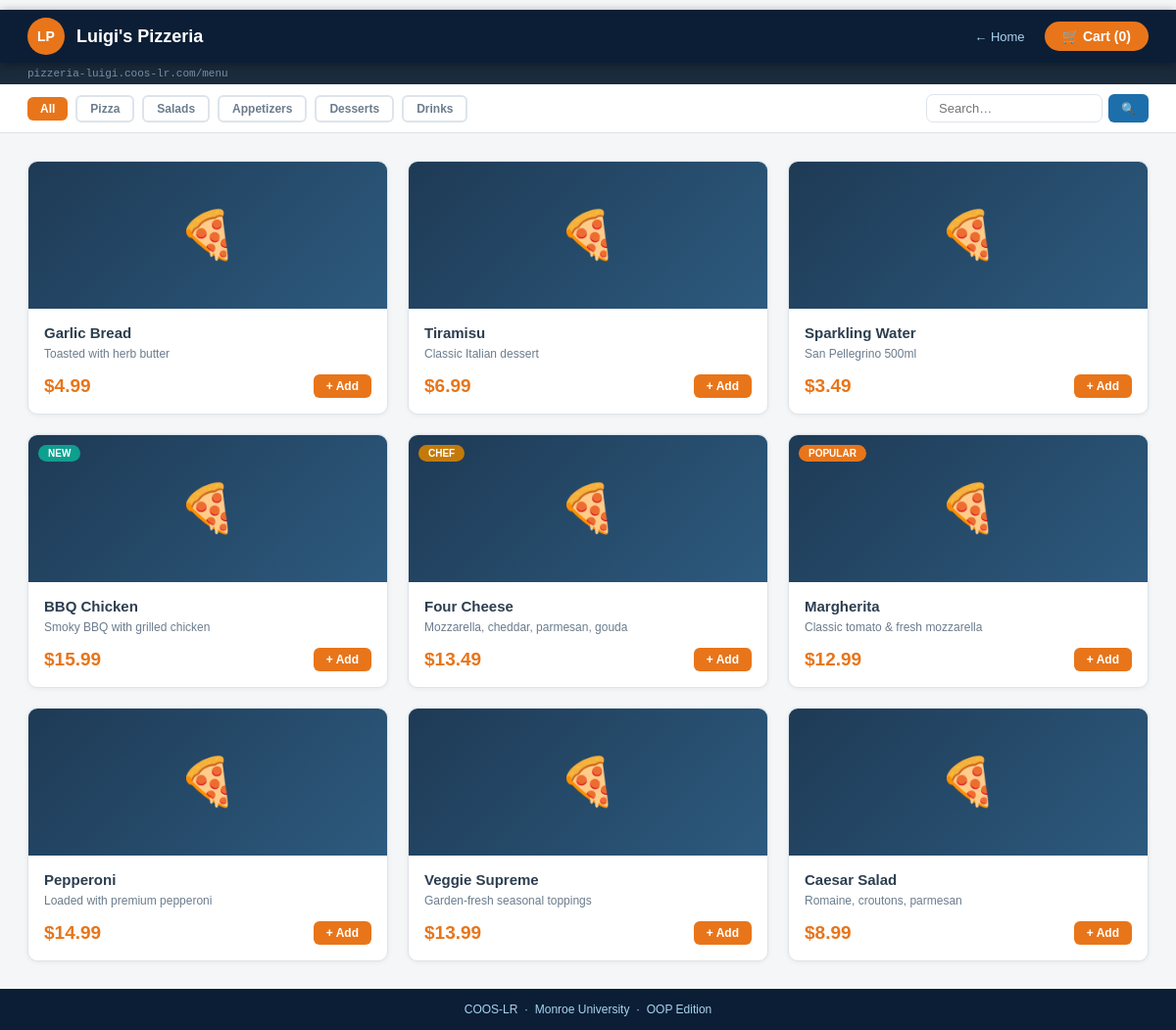
/order/pizzeria-luigi, run on the app's committed database.
### coos_lr_oopv.py (models this page shows, shortened)
class TenantBranding(db.Model):
    __tablename__ = 'tenant_branding'
    tenant_id = db.Column(db.Integer, db.ForeignKey('tenants.tenant_id'), primary_key=True)
    primary_color = db.Column(db.String, default='#E8751A', nullable=False)
    secondary_color = db.Column(db.String, default='#0E9F8E', nullable=False)
    logo_text = db.Column(db.String, default='LP', nullable=False)

class Tenant(db.Model):
    __tablename__ = 'tenants'
    tenant_id = db.Column(db.Integer, primary_key=True)
    name = db.Column(db.String, nullable=False)
    subdomain = db.Column(db.String, unique=True, nullable=False)
    owner_name = db.Column(db.String, nullable=False)
    phone = db.Column(db.String)
    address = db.Column(db.String)
    is_active = db.Column(db.Integer, default=1, nullable=False)
    branding = db.relationship('TenantBranding', backref='tenant', uselist=False, cascade="all, delete-orphan")
    menu_items = db.relationship('MenuItem', backref='tenant', lazy=True)
    orders = db.relationship('Order', backref='tenant', lazy=True)
    @staticmethod
    def get_by_subdomain(sub): return Tenant.query.filter_by(subdomain=sub, is_active=1).first()
    def get_branding(self): return self.branding
    def get_menu(self, category="All", search=""):
        q = MenuItem.query.filter_by(tenant_id=self.tenant_id, is_available=1)
        if category != "All": q = q.filter_by(category=category)
        if search: q = q.filter(MenuItem.name.ilike(f"%{search}%"))
        return q.order_by(MenuItem.category, MenuItem.name).all()
    def get_categories(self):
        items = MenuItem.query.with_entities(MenuItem.category).filter_by(tenant_id=self.tenant_id, is_available=1).distinct().all()
        return [{"category": i[0]} for i in items]

class MenuItem(db.Model):
    __tablename__ = 'menu_items'
    item_id = db.Column(db.Integer, primary_key=True)
    tenant_id = db.Column(db.Integer, db.ForeignKey('tenants.tenant_id'), nullable=False)
    name = db.Column(db.String, nullable=False)
    description = db.Column(db.String, default="")
    price = db.Column(db.Float, nullable=False)
    category = db.Column(db.String, default='General', nullable=False)
    badge = db.Column(db.String, default="")
    is_available = db.Column(db.Integer, default=1, nullable=False)

### coos_lr_oopv.py (the view)
@app.route("/order/<sub>")
def customer_menu(sub):
    tenant = Tenant.get_by_subdomain(sub)
    if not tenant: return "Restaurant not found or inactive.", 404
    cat = request.args.get("cat","All")
    q = request.args.get("q","").strip()
    items = tenant.get_menu(cat, q)
    cats = tenant.get_categories()
    br = tenant.get_branding()
    cart = session.get("cart", {})
    cnt = sum(v["qty"] for v in cart.values())
    MENU_EMOJI = {"pizzeria-luigi":"🍕","sakura-sushi":"🍤","brew-and-bean":"☕"}
    food_icon = MENU_EMOJI.get(sub, "🍽️")
    return render_template("customer_menu.html", tenant=tenant, items=items, cats=cats, br=br, cart=cart, cnt=cnt, cat=cat, q=q, food_icon=food_icon)

### templates/customer_menu.html (shortened to what this page needs)
{% extends "base.html" %}
{% set hide_navbar = true %}
{% block content %}
<nav class="nav" style="background:var(--navy)">
  <div style="display:flex;align-items:center;gap:12px">
    <div style="width:38px;height:38px;border-radius:50%;background:{{ br.primary_color }};color:#fff;font-weight:700;font-size:14px;display:flex;align-items:center;justify-content:center">
      {{ br.logo_text }}
    </div>
    <span style="font-size:18px;font-weight:700;color:#fff">{{ tenant.name }}</span>
  </div>
  <div class="nav-links">
    <a href="/" style="color:var(--lsky);font-size:13px">← Home</a>
    <a href="/order/{{ tenant.subdomain }}/cart" class="nav-btn" style="background:{{ br.primary_color }}">🛒 Cart ({{ cnt }})</a>
  </div>
</nav>
<div style="background:#1a2b3c;padding:5px 28px;font-size:11px;color:#7a90a8;font-family:monospace">
  {{ tenant.subdomain }}.coos-lr.com/menu
</div>
<div style="background:#fff;border-bottom:1px solid var(--border);padding:10px 28px;display:flex;gap:8px;flex-wrap:wrap;align-items:center">
  <a href="/order/{{ tenant.subdomain }}?cat=All" class="btn btn-sm {% if cat == 'All' %}btn-o{% else %}btn-out{% endif %}">All</a>
  {% for c in cats %}
    <a href="/order/{{ tenant.subdomain }}?cat={{ c.category }}" class="btn btn-sm {% if cat == c.category %}btn-o{% else %}btn-out{% endif %}">
      {{ c.category }}
    </a>
  {% endfor %}
  <form method="GET" style="margin-left:auto;display:flex;gap:6px">
    <input type="text" name="q" class="inp" style="width:180px;padding:6px 12px;font-size:13px" placeholder="Search…" value="{{ q }}"/>
    <button class="btn btn-sm btn-s" type="submit">🔍</button>
  </form>
</div>
<div class="page">
  {% if items %}
  <div class="grid3">
    {% for i in items %}
    <div class="card" style="padding:0;overflow:hidden;display:flex;flex-direction:column">
      <div style="height:150px;background:linear-gradient(135deg,#1e3a55,#2d5a7e);display:flex;align-items:center;justify-content:center;position:relative;flex-shrink:0">
        <span style="font-size:48px">{{ food_icon }}</span>
        {% if i.badge %}
          <span class="bdg bdg-{{ i.badge }}" style="position:absolute;top:10px;left:10px;font-size:10px">{{ i.badge }}</span>
        {% endif %}
      </div>
      <div style="padding:16px;flex:1;display:flex;flex-direction:column;gap:6px">
        <h3 style="font-size:15px;font-weight:700">{{ i.name }}</h3>
        <p style="font-size:12px;color:var(--sub);flex:1">{{ i.description }}</p>
        <div style="display:flex;align-items:center;justify-content:space-between;margin-top:8px">
          <span style="font-size:19px;font-weight:700;color:{{ br.primary_color }}">${{ "%.2f"|format(i.price) }}</span>
          <form method="POST" action="/order/{{ tenant.subdomain }}/add">
            <button type="submit" class="btn btn-sm" style="background:{{ br.primary_color }};color:#fff">+ Add</button>
          </form>
        </div>
      </div>
    </div>
    {% endfor %}
  </div>
  {% else %}
  <div class="card" style="text-align:center;padding:48px;color:var(--sub)">
    No items found in this category.
  </div>
  {% endif %}
</div>
{% endblock %}

### templates/base.html (shortened to what this page needs)
<!DOCTYPE html>
<html lang="en">
<head>
</head>
<body>
    <main>
        {% block content %}{% endblock %}
    </main>
    <footer>COOS-LR &nbsp;·&nbsp; Monroe University &nbsp;·&nbsp; OOP Edition</footer>
</body>
</html>

### templates/base.html (style rules this page uses)
:root { --navy:#0B1E35; --mid-navy:#132944; --orange:#E8751A; --teal:#0E9F8E; --sky:#4DA6D9; --lsky:#A8D4F0; --green:#1A8C5A; --steel:#1D6FAB; --amber:#C47A0A; --white:#FFFFFF; --bg:#F4F6F8; --text:#2C3E50; --sub:#6B7C8D; --border:#DEE4EA; }
*,*::before,*::after { box-sizing:border-box;margin:0;padding:0 }
body { font-family:Calibri,Arial,sans-serif;background:var(--bg);color:var(--text);min-height:100vh;display:flex;flex-direction:column }
a { color:var(--orange);text-decoration:none }
main { flex:1 }
.nav { background:var(--navy);height:54px;display:flex;align-items:center;justify-content:space-between;padding:0 28px;position:sticky;top:0;z-index:100;box-shadow:0 2px 10px rgba(0,0,0,.4) }
.nav-links { display:flex;align-items:center;gap:20px }
.nav-links a { color:var(--lsky);font-size:14px }
.nav-btn { background:var(--orange);color:#fff!important;padding:7px 18px;border-radius:20px;font-weight:700;font-size:13px }
.page { padding:28px;max-width:1280px;margin:0 auto;width:100% }
.card { background:#fff;border-radius:10px;border:1px solid var(--border);padding:24px;box-shadow:0 1px 5px rgba(0,0,0,.06) }
.grid3 { display:grid;grid-template-columns:repeat(3,1fr);gap:20px }
.btn { display:inline-block;padding:9px 22px;border-radius:8px;font-size:13px;font-weight:700;cursor:pointer;border:none;text-align:center;transition:filter .15s }
.btn-o { background:var(--orange);color:#fff }
.btn-s { background:var(--steel);color:#fff }
.btn-out { background:transparent;border:2px solid var(--border);color:var(--sub) }
.btn-sm { padding:5px 13px;font-size:12px;border-radius:6px }
.bdg { display:inline-block;padding:3px 10px;border-radius:12px;font-size:11px;font-weight:700 }
.bdg-POPULAR { background:var(--orange);color:#fff }
.bdg-NEW { background:var(--teal);color:#fff }
.bdg-CHEF { background:var(--amber);color:#fff }
.inp { width:100%;padding:10px 13px;border:1.5px solid var(--border);border-radius:7px;font-size:14px;font-family:inherit;color:var(--text);background:#fff;transition:border-color .2s }
footer { background:var(--navy);color:var(--lsky);text-align:center;padding:14px;font-size:12px }

### data on the page
TenantBranding: logo_text "LP"
Tenant: name "Luigi's Pizzeria", subdomain "pizzeria-luigi"
MenuItem: food_icon "🍕", name "Garlic Bread", description "Toasted with herb butter", price "4.99"
MenuItem: food_icon "🍕", name "Tiramisu", description "Classic Italian dessert", price "6.99"
MenuItem: food_icon "🍕", name "Sparkling Water", description "San Pellegrino 500ml", price "3.49"
MenuItem: food_icon "🍕", badge "NEW", name "BBQ Chicken", description "Smoky BBQ with grilled chicken", price "15.99"
MenuItem: food_icon "🍕", badge "CHEF", name "Four Cheese", description "Mozzarella, cheddar, parmesan, gouda", price "13.49"
MenuItem: food_icon "🍕", badge "POPULAR", name "Margherita", description "Classic tomato & fresh mozzarella", price "12.99"
MenuItem: food_icon "🍕", name "Pepperoni", description "Loaded with premium pepperoni", price "14.99"
MenuItem: food_icon "🍕", name "Veggie Supreme", description "Garden-fresh seasonal toppings", price "13.99"
MenuItem: food_icon "🍕", name "Caesar Salad", description "Romaine, croutons, parmesan", price "8.99"

### other printed values
{{ cnt }} "0"
{{ c.category }} "Pizza" "Salads" "Appetizers" "Desserts" "Drinks"
